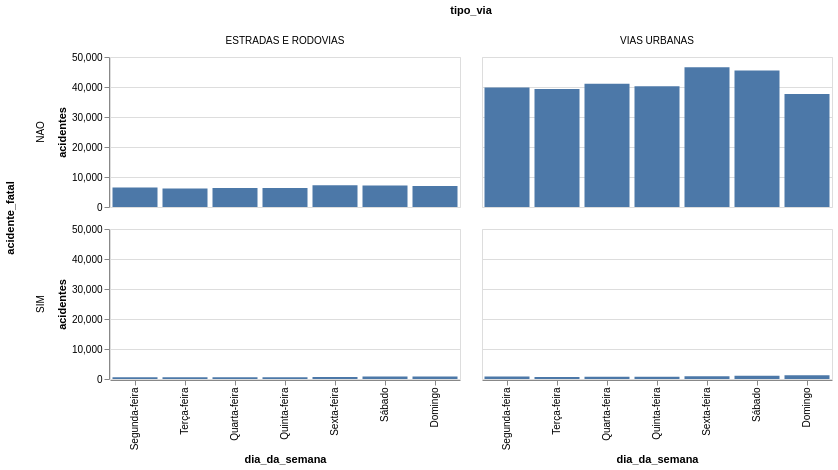

The cell this chart's notebook holds for it:
### Code cell
sinistros.group_by('dia_da_semana', 'tipo_via', 'acidente_fatal').agg(pl.len().alias('acidentes')) \
    .plot.bar(x=alt.X(**get_col_order('dia_da_semana')), 
              y=alt.Y('acidentes').stack(None), 
              row=alt.Row(**get_col_order('acidente_fatal')), 
              column='tipo_via') \
    .properties(height=150, width=350) \
    #.resolve_scale(y='independent')

### Figure 1 — Vega-Lite specification as saved in the notebook (floating-point values rounded to 4 significant figures)
{"config": {"view": {"continuousWidth": 300, "continuousHeight": 300}}, "data": {"name": "data-a847b0e3e8dbdcdf877645901e97c1b0"}, "mark": {"type": "bar", "tooltip": true}, "encoding": {"column": {"field": "tipo_via", "type": "nominal"}, "row": {"field": "acidente_fatal", "sort": ["NAO", "SIM"]}, "x": {"field": "dia_da_semana", "sort": ["Segunda-feira", "Terça-feira", "Quarta-feira", "Quinta-feira", "Sexta-feira", "Sábado", "Domingo"]}, "y": {"field": "acidentes", "stack": null, "type": "quantitative"}}, "height": 150, "params": [{"name": "param_1e9efca18e7a2868", "select": {"type": "interval", "encodings": ["x", "y"]}, "bind": "scales"}], "width": 350, "$schema": "https://vega.github.io/schema/vega-lite/v6.4.1.json", "datasets": {"data-a847b0e3e8dbdcdf877645901e97c1b0": [{"dia_da_semana": "Quinta-feira", "tipo_via": "ESTRADAS E RODOVIAS", "acidente_fatal": "SIM", "acidentes": 559}, {"dia_da_semana": "Sexta-feira", "tipo_via": "VIAS URBANAS", "acidente_fatal": "SIM", "acidentes": 926}, {"dia_da_semana": "Quinta-feira", "tipo_via": "VIAS URBANAS", "acidente_fatal": "SIM", "acidentes": 774}, {"dia_da_semana": "Sexta-feira", "tipo_via": "ESTRADAS E RODOVIAS", "acidente_fatal": "SIM", "acidentes": 704}, {"dia_da_semana": "Quarta-feira", "tipo_via": "VIAS URBANAS", "acidente_fatal": "NAO", "acidentes": 41052}, {"dia_da_semana": "Terça-feira", "tipo_via": "VIAS URBANAS", "acidente_fatal": "NAO", "acidentes": 39307}, {"dia_da_semana": "Sábado", "tipo_via": "ESTRADAS E RODOVIAS", "acidente_fatal": "NAO", "acidentes": 7190}, {"dia_da_semana": "Quinta-feira", "tipo_via": "ESTRADAS E RODOVIAS", "acidente_fatal": "NAO", "acidentes": 6350}, {"dia_da_semana": "Segunda-feira", "tipo_via": "ESTRADAS E RODOVIAS", "acidente_fatal": "NAO", "acidentes": 6538}, {"dia_da_semana": "Terça-feira", "tipo_via": "ESTRADAS E RODOVIAS", "acidente_fatal": "SIM", "acidentes": 560}, {"dia_da_semana": "Domingo", "tipo_via": "ESTRADAS E RODOVIAS", "acidente_fatal": "NAO", "acidentes": 6959}, {"dia_da_semana": "Quarta-feira", "tipo_via": "ESTRADAS E RODOVIAS", "acidente_fatal": "NAO", "acidentes": 6329}, {"dia_da_semana": "Terça-feira", "tipo_via": "VIAS URBANAS", "acidente_fatal": "SIM", "acidentes": 675}, {"dia_da_semana": "Quarta-feira", "tipo_via": "VIAS URBANAS", "acidente_fatal": "SIM", "acidentes": 752}, {"dia_da_semana": "Terça-feira", "tipo_via": "ESTRADAS E RODOVIAS", "acidente_fatal": "NAO", "acidentes": 6132}, {"dia_da_semana": "Segunda-feira", "tipo_via": "VIAS URBANAS", "acidente_fatal": "NAO", "acidentes": 39841}, {"dia_da_semana": "Domingo", "tipo_via": "VIAS URBANAS", "acidente_fatal": "NAO", "acidentes": 37633}, {"dia_da_semana": "Segunda-feira", "tipo_via": "ESTRADAS E RODOVIAS", "acidente_fatal": "SIM", "acidentes": 560}, {"dia_da_semana": "Quarta-feira", "tipo_via": "ESTRADAS E RODOVIAS", "acidente_fatal": "SIM", "acidentes": 560}, {"dia_da_semana": "Domingo", "tipo_via": "VIAS URBANAS", "acidente_fatal": "SIM", "acidentes": 1259}, {"dia_da_semana": "Sexta-feira", "tipo_via": "ESTRADAS E RODOVIAS", "acidente_fatal": "NAO", "acidentes": 7284}, {"dia_da_semana": "Sábado", "tipo_via": "VIAS URBANAS", "acidente_fatal": "NAO", "acidentes": 45467}, {"dia_da_semana": "Sexta-feira", "tipo_via": "VIAS URBANAS", "acidente_fatal": "NAO", "acidentes": 46608}, {"dia_da_semana": "Quinta-feira", "tipo_via": "VIAS URBANAS", "acidente_fatal": "NAO", "acidentes": 40225}, {"dia_da_semana": "Sábado", "tipo_via": "ESTRADAS E RODOVIAS", "acidente_fatal": "SIM", "acidentes": 835}, {"dia_da_semana": "Domingo", "tipo_via": "ESTRADAS E RODOVIAS", "acidente_fatal": "SIM", "acidentes": 857}, {"dia_da_semana": "Segunda-feira", "tipo_via": "VIAS URBANAS", "acidente_fatal": "SIM", "acidentes": 799}, {"dia_da_semana": "Sábado", "tipo_via": "VIAS URBANAS", "acidente_fatal": "SIM", "acidentes": 1112}]}}
